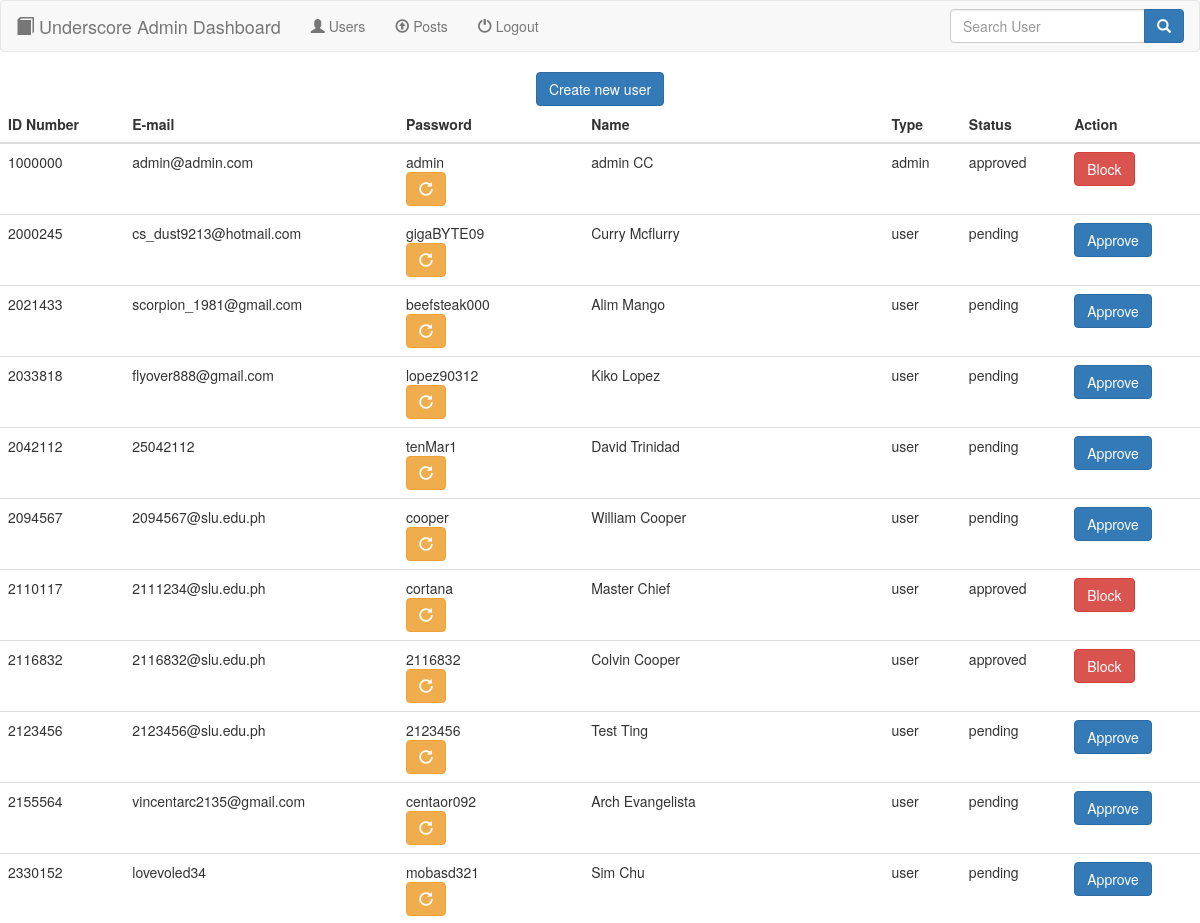
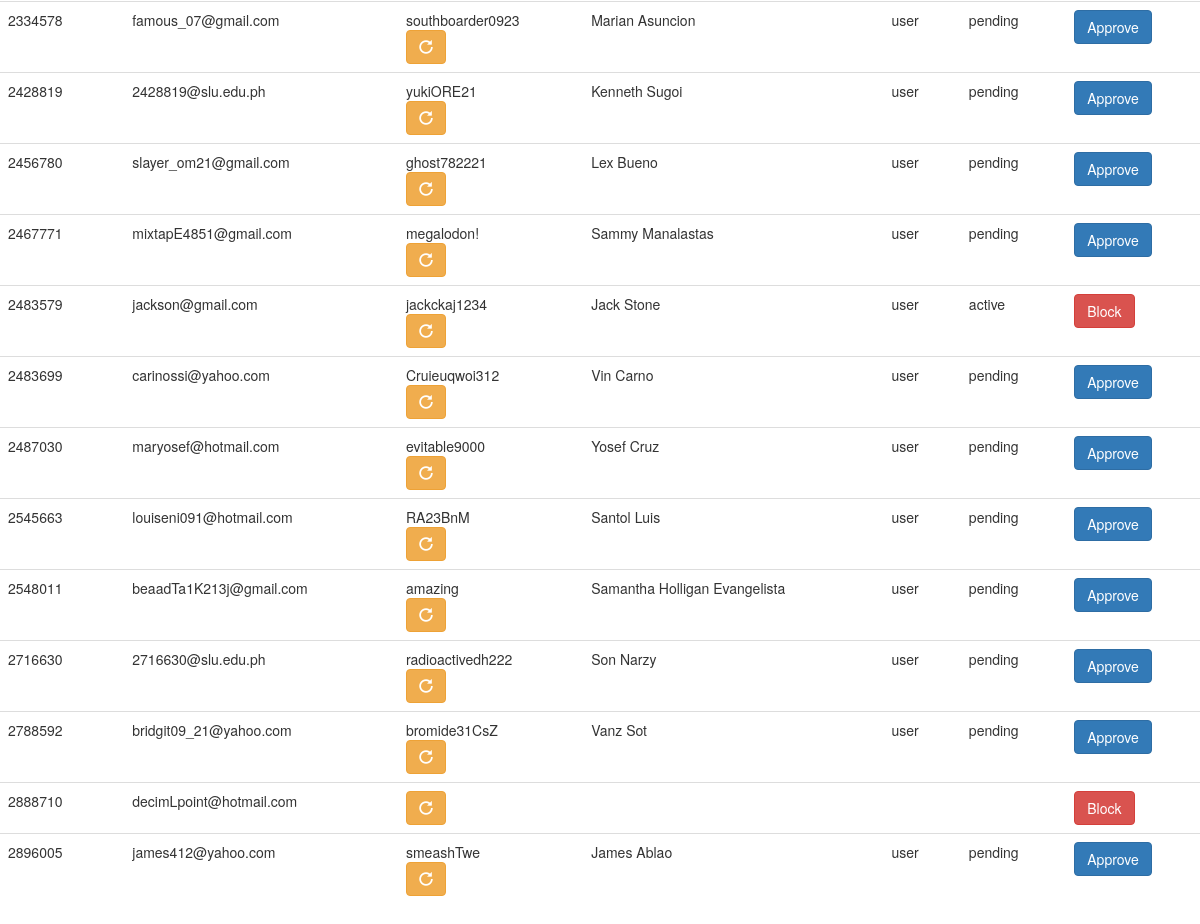
The app's page /adminUnderscore/users.php with its own data (2 pictures, top to bottom).
### tables this page shows
CREATE TABLE IF NOT EXISTS `users` (
  `idno` int(11) NOT NULL,
  `email` varchar(50) NOT NULL,
  `password` varchar(25) NOT NULL,
  `firstname` varchar(20) NOT NULL,
  `lastname` varchar(20) NOT NULL,
  `userType` varchar(10) NOT NULL,
  `status` varchar(10) NOT NULL,
  PRIMARY KEY (`email`)
);

### adminUnderscore/users.php (the view, shortened to what this page needs)
<?php
  include("database.php");
 ?>
<!DOCTYPE html>
<html>
  <head>
    <link rel="stylesheet" href="bootstrap-3.3.7-dist\css\bootstrap.min.css">
  </head>
  <body>
    <?php include('navbar.php'); ?>
    <div class="container-fluid" align="center">
      <a href="registerForm.php" class="btn btn-primary">Create new user</a>
    </div>
    <table class="table table-hover">
      <thead>
        <th>ID Number</th>
        <th>E-mail</th>
        <th>Password</th>
        <th>Name</th>
        <th>Type</th>
        <th>Status</th>
        <th>Action</th>
      </thead>
      <?php
        $sql = "SELECT * FROM users ORDER BY idno";
        $result = mysqli_query($conn, $sql);
        $rows = mysqli_fetch_array($result, MYSQLI_ASSOC);
        do {?>
          <tr>
            <td><?php echo $rows['idno']; ?></td>
            <td><?php echo $rows['email']; ?></td>
            <td>
              <?php echo $rows['password']; ?>
              <form class="" action="changePassword.php" method="post" enctype="multipart/form-data">
                  <button class="btn btn-warning">
                    <span class="glyphicon glyphicon-repeat"></span>
                  </button>
              </form>
            </td>
            <td><?php echo $rows['firstname'] . " " . $rows['lastname']; ?></td>
            <td><?php echo $rows['userType']; ?></td>
            <td><?php echo $rows['status']; ?></td>
            <form action="changeStatus.php" method="POST">
              <?php
                if (strcasecmp($rows['status'], 'pending')==0) {
                  echo '<td>';
                  echo '<button type="submit" class="btn btn-primary" name="userAction">Approve</button>';
                  echo '</td>';
                } else {
                  echo '<td>';
                  echo '<button type="submit" class="btn btn-danger" name="userAction">Block</button>';
                  echo '</td>';
                }
               ?>
            </form>
          </tr>
        <?php } while ($rows = mysqli_fetch_assoc($result));
       ?>
    </table>
  </body>
</html>

### adminUnderscore/navbar.php
<nav class="navbar navbar-default">
  <div class="container-fluid">
    <div class="navbar-header">
      <a href="index.php" class="navbar-brand">
        <span class="glyphicon glyphicon-book"></span> Underscore Admin Dashboard
      </a>
    </div>
    <ul class="nav navbar-nav">
      <li><a href="users.php"><span class="glyphicon glyphicon-user"></span> Users</a></li>
      <li><a href="posts.php"><span class="glyphicon glyphicon-upload"></span> Posts</a></li>
      <li><a href="logout.php"><span class="glyphicon glyphicon-off"></span> Logout</a></li>
    </ul>
    <form class="navbar-form navbar-right" action="search.php" method="post" enctype="multipart/form-data">
      <div class="input-group">
        <input type="search" class="form-control" placeholder="Search User" name="search_class" required>
        <div class="input-group-btn">
          <button class="btn btn-primary">
            <span class="glyphicon glyphicon-search"></span>
          </button>
        </div>
      </div>
    </form>
  </div>
</nav>

### records on screen
users: idno "1000000", email "admin@admin.com", password "admin", firstname "admin", lastname "CC", userType "admin", status "approved", shows "Block"
users: idno "2000245", email "cs_dust9213@hotmail.com", password "gigaBYTE09", firstname "Curry", lastname "Mcflurry", userType "user", status "pending", shows "Approve"
users: idno "2021433", email "scorpion_1981@gmail.com", password "beefsteak000", firstname "Alim", lastname "Mango", userType "user", status "pending", shows "Approve"
users: idno "2033818", email "flyover888@gmail.com", password "lopez90312", firstname "Kiko", lastname "Lopez", userType "user", status "pending", shows "Approve"
users: idno "2042112", email "25042112", password "tenMar1", firstname "David", lastname "Trinidad", userType "user", status "pending", shows "Approve"
users: idno "2094567", email "2094567@slu.edu.ph", password "cooper", firstname "William", lastname "Cooper", userType "user", status "pending", shows "Approve"
users: idno "2110117", email "2111234@slu.edu.ph", password "cortana", firstname "Master", lastname "Chief", userType "user", status "approved", shows "Block"
users: idno "2116832", email "2116832@slu.edu.ph", password "2116832", firstname "Colvin", lastname "Cooper", userType "user", status "approved", shows "Block"
users: idno "2123456", email "2123456@slu.edu.ph", password "2123456", firstname "Test", lastname "Ting", userType "user", status "pending", shows "Approve"
users: idno "2155564", email "vincentarc2135@gmail.com", password "centaor092", firstname "Arch", lastname "Evangelista", userType "user", status "pending", shows "Approve"
users: idno "2330152", email "lovevoled34", password "mobasd321", firstname "Sim", lastname "Chu", userType "user", status "pending", shows "Approve"
users: idno "2334578", email "famous_07@gmail.com", password "southboarder0923", firstname "Marian", lastname "Asuncion", userType "user", status "pending", shows "Approve"
users: idno "2428819", email "2428819@slu.edu.ph", password "yukiORE21", firstname "Kenneth", lastname "Sugoi", userType "user", status "pending", shows "Approve"
users: idno "2456780", email "slayer_om21@gmail.com", password "ghost782221", firstname "Lex", lastname "Bueno", userType "user", status "pending", shows "Approve"
users: idno "2467771", email "mixtapE4851@gmail.com", password "megalodon!", firstname "Sammy", lastname "Manalastas", userType "user", status "pending", shows "Approve"
users: idno "2483579", email "jackson@gmail.com", password "jackckaj1234", firstname "Jack", lastname "Stone", userType "user", status "active", shows "Block"
users: idno "2483699", email "carinossi@yahoo.com", password "Cruieuqwoi312", firstname "Vin", lastname "Carno", userType "user", status "pending", shows "Approve"
users: idno "2487030", email "maryosef@hotmail.com", password "evitable9000", firstname "Yosef", lastname "Cruz", userType "user", status "pending", shows "Approve"
users: idno "2545663", email "louiseni091@hotmail.com", password "RA23BnM", firstname "Santol", lastname "Luis", userType "user", status "pending", shows "Approve"
users: idno "2548011", email "beaadTa1K213j@gmail.com", password "amazing", firstname "Samantha Holligan", lastname "Evangelista", userType "user", status "pending", shows "Approve"
users: idno "2716630", email "2716630@slu.edu.ph", password "radioactivedh222", firstname "Son", lastname "Narzy", userType "user", status "pending", shows "Approve"
users: idno "2788592", email "bridgit09_21@yahoo.com", password "bromide31CsZ", firstname "Vanz", lastname "Sot", userType "user", status "pending", shows "Approve"
users: idno "2888710", email "decimLpoint@hotmail.com", status "Block"
users: idno "2896005", email "james412@yahoo.com", password "smeashTwe", firstname "James", lastname "Ablao", userType "user", status "pending", shows "Approve"
